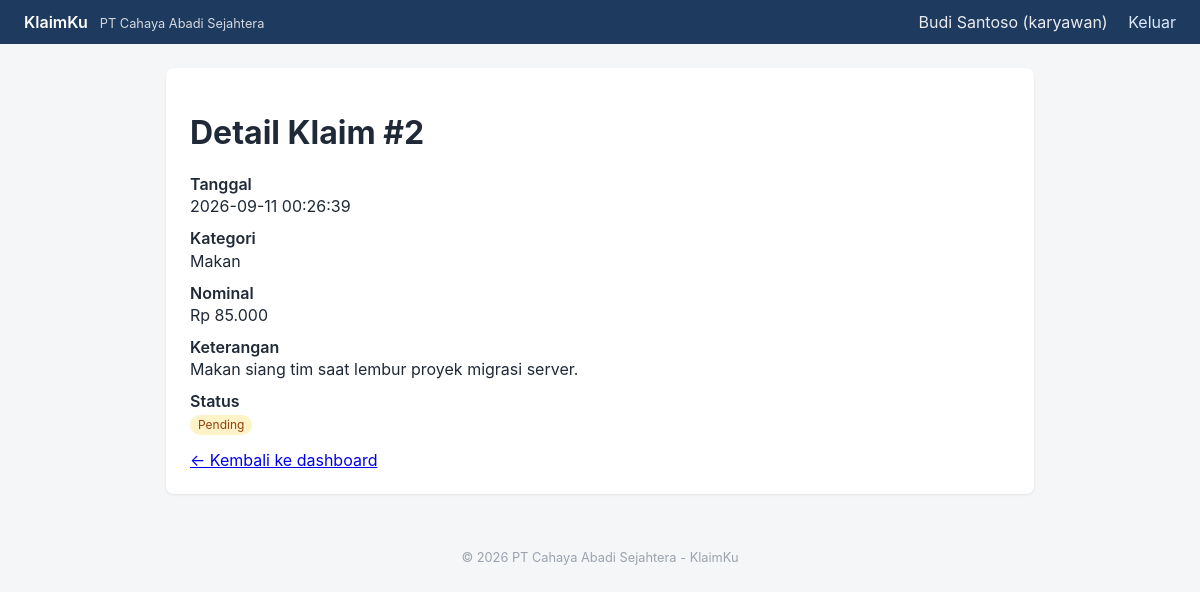
Screenshot of /claim.php?id=2 (signed in) with the database file from the repository.
### tables this page shows
CREATE TABLE IF NOT EXISTS klaim (
    id INT AUTO_INCREMENT PRIMARY KEY,
    user_id INT NOT NULL,
    kategori ENUM('transport', 'medis', 'makan', 'lainnya') NOT NULL,
    nominal DECIMAL(12, 2) NOT NULL,
    keterangan TEXT NOT NULL,
    lampiran_path VARCHAR(255) DEFAULT NULL,
    status ENUM('pending', 'approved', 'rejected') NOT NULL DEFAULT 'pending',
    approved_by INT DEFAULT NULL,
    created_at TIMESTAMP DEFAULT CURRENT_TIMESTAMP,
    updated_at TIMESTAMP DEFAULT CURRENT_TIMESTAMP ON UPDATE CURRENT_TIMESTAMP,
    FOREIGN KEY (user_id) REFERENCES users(id),
    FOREIGN KEY (approved_by) REFERENCES users(id)
);

### www/includes/auth.php (called while the page is built, shortened)
<?php
function current_user_id()
{
    return $_SESSION['user_id'] ?? null;
}

### www/claim.php (the view, shortened to what this page needs)
<?php
require __DIR__ . '/includes/db.php';
require __DIR__ . '/includes/auth.php';
$userId = current_user_id();
$id = (int) ($_GET['id'] ?? 0);
$stmt = $mysqli->prepare('SELECT id, kategori, nominal, keterangan, lampiran_path, status, created_at FROM klaim WHERE id = ? AND user_id = ?');
$stmt->bind_param('ii', $id, $userId);
$stmt->execute();
$klaim = $stmt->get_result()->fetch_assoc();
require __DIR__ . '/includes/layout.php';
?>
<div class="card">
    <h1>Detail Klaim #<?= (int) $klaim['id'] ?></h1>
    <dl class="detail-list">
        <dt>Tanggal</dt><dd><?= htmlspecialchars($klaim['created_at']) ?></dd>
        <dt>Kategori</dt><dd><?= htmlspecialchars(ucfirst($klaim['kategori'])) ?></dd>
        <dt>Nominal</dt><dd>Rp <?= number_format((float) $klaim['nominal'], 0, ',', '.') ?></dd>
        <dt>Keterangan</dt><dd><?= htmlspecialchars($klaim['keterangan']) ?></dd>
        <dt>Status</dt><dd><span class="badge badge-<?= htmlspecialchars($klaim['status']) ?>"><?= htmlspecialchars(ucfirst($klaim['status'])) ?></span></dd>
    </dl>
    <a href="/index.php">&larr; Kembali ke dashboard</a>
</div>

### www/assets/css/style.css (style rules this page uses)
* { box-sizing: border-box; }
body { font-family: -apple-system, "Segoe UI", Roboto, Arial, sans-serif; background: #f4f6f8; margin: 0; color: #1f2937; }
.card { background: #fff; border-radius: 8px; padding: 1.5rem; margin-bottom: 1.5rem; box-shadow: 0 1px 3px rgba(0,0,0,0.08); }
.badge { padding: 0.15rem 0.5rem; border-radius: 12px; font-size: 0.75rem; }
.badge-pending { background: #fef3c7; color: #92400e; }
.detail-list dt { font-weight: 600; margin-top: 0.75rem; }
.detail-list dd { margin: 0.15rem 0 0 0; }

### rows the page displays
klaim: id "2", created_at "2026-09-11 00:26:39", kategori "Makan", nominal "85.000", keterangan "Makan siang tim saat lembur proyek migrasi server.", status "Pending"

### other values shown
$nama "Budi Santoso"
$role "karyawan"
